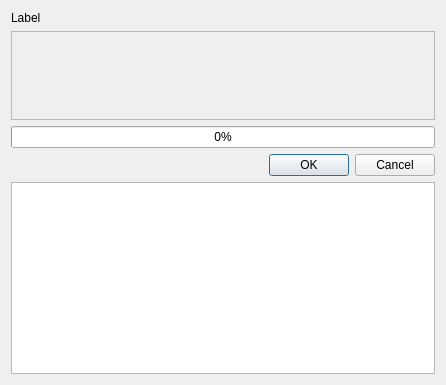
<?xml version="1.0" encoding="UTF-8"?>
<ui version="4.0">
 <class>FetchPushDialog</class>
 <widget class="QDialog" name="FetchPushDialog">
  <property name="windowModality">
   <enum>Qt::ApplicationModal</enum>
  </property>
  <property name="geometry">
   <rect>
    <x>0</x>
    <y>0</y>
    <width>544</width>
    <height>507</height>
   </rect>
  </property>
  <property name="windowTitle">
   <string>Fetch/Push</string>
  </property>
  <layout class="QVBoxLayout" name="verticalLayout">
   <property name="sizeConstraint">
    <enum>QLayout::SetFixedSize</enum>
   </property>
   <item>
    <widget class="QLabel" name="chooseRemoteLabel">
     <property name="text">
      <string>Label</string>
     </property>
    </widget>
   </item>
   <item>
    <widget class="Tao::RemoteSelectionFrame" name="rsFrame">
     <property name="enabled">
      <bool>true</bool>
     </property>
     <property name="minimumSize">
      <size>
       <width>424</width>
       <height>89</height>
      </size>
     </property>
     <property name="frameShape">
      <enum>QFrame::StyledPanel</enum>
     </property>
    </widget>
   </item>
   <item>
    <widget class="QProgressBar" name="progressBar">
     <property name="value">
      <number>0</number>
     </property>
    </widget>
   </item>
   <item>
    <widget class="QDialogButtonBox" name="buttonBox">
     <property name="orientation">
      <enum>Qt::Horizontal</enum>
     </property>
     <property name="standardButtons">
      <set>QDialogButtonBox::Cancel|QDialogButtonBox::Ok</set>
     </property>
    </widget>
   </item>
   <item>
    <widget class="Tao::AnsiTextEdit" name="textPane">
     <property name="readOnly">
      <bool>true</bool>
     </property>
    </widget>
   </item>
  </layout>
 </widget>
 <customwidgets>
  <customwidget>
   <class>Tao::AnsiTextEdit</class>
   <extends>QTextEdit</extends>
   <header>ansi_textedit.h</header>
  </customwidget>
  <customwidget>
   <class>Tao::RemoteSelectionFrame</class>
   <extends>QFrame</extends>
   <header>remote_selection_frame.h</header>
   <container>1</container>
  </customwidget>
 </customwidgets>
 <resources/>
 <connections>
  <connection>
   <sender>buttonBox</sender>
   <signal>accepted()</signal>
   <receiver>FetchPushDialog</receiver>
   <slot>accept()</slot>
   <hints>
    <hint type="sourcelabel">
     <x>248</x>
     <y>254</y>
    </hint>
    <hint type="destinationlabel">
     <x>157</x>
     <y>274</y>
    </hint>
   </hints>
  </connection>
  <connection>
   <sender>buttonBox</sender>
   <signal>rejected()</signal>
   <receiver>FetchPushDialog</receiver>
   <slot>reject()</slot>
   <hints>
    <hint type="sourcelabel">
     <x>316</x>
     <y>260</y>
    </hint>
    <hint type="destinationlabel">
     <x>286</x>
     <y>274</y>
    </hint>
   </hints>
  </connection>
 </connections>
</ui>
